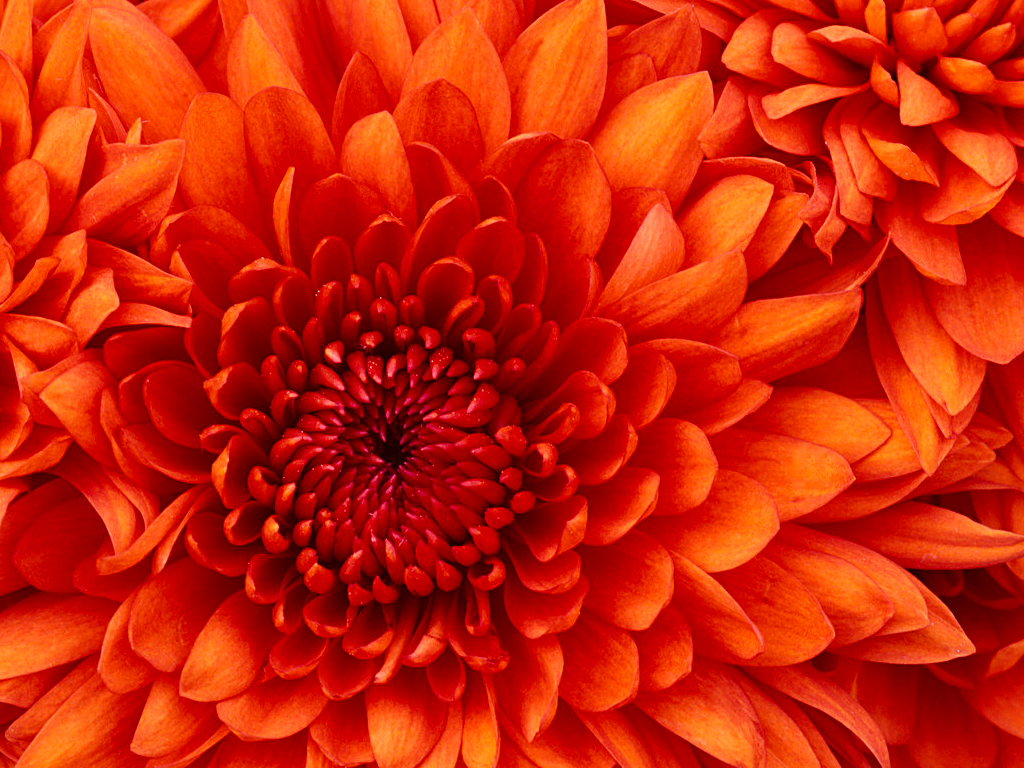
%> input picture ivp lab/iivp-lab-2017/iivp-lab-2017/Lab4 Adv/Image1.jpg, 1024 x 768 px
$ octave q1.m   (GNU Octave 9; MATLAB toolbox functions it lacks are replaced by stand-ins)
%> lines starting %> are read from the running program, lines starting %| are printed output that depends on the picture
clear;
img1 = imread('Image1.jpg');
%> img1 is the input picture: size 768x1024x3 uint8; mean R, G, B 203.1, 35.5, 9.2
img2 = imread('Image2.jpg');
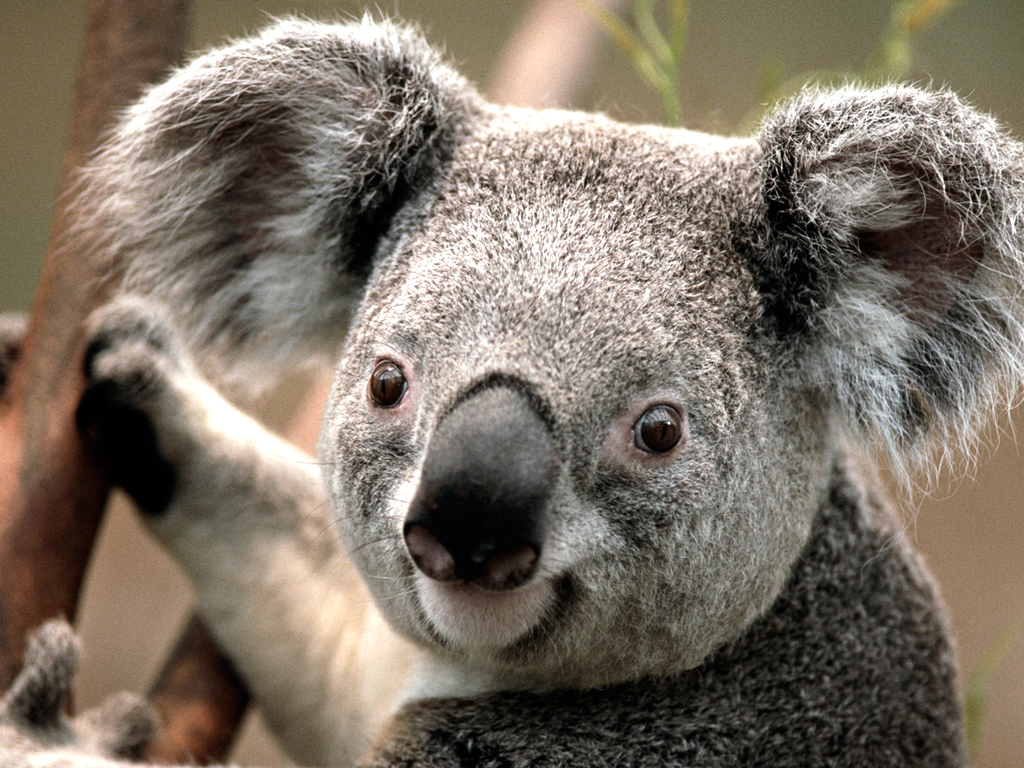
%> input picture ivp lab/iivp-lab-2017/iivp-lab-2017/Lab4 Adv/Image2.jpg, 1024 x 768 px
%> img2 is the input picture: size 768x1024x3 uint8; mean R, G, B 125.4, 114.7, 102
[m n] = size(img1(:,:,1));
%> m = 768; n = 1024
imresize(img2, [m, n]);
min = 99999999;
max = -99999999;
w1 = 0.5;
w2 = 0.5;
for p = 1 : m
    for q = 1 : n
        I(p, q) = w1*img1(p,q)+ w2*img2(p,q);
        if I(p,q) > max
            max = I(p,q);
        end
        if I(p,q) < min
            min = I(p,q);
        end
    end
end
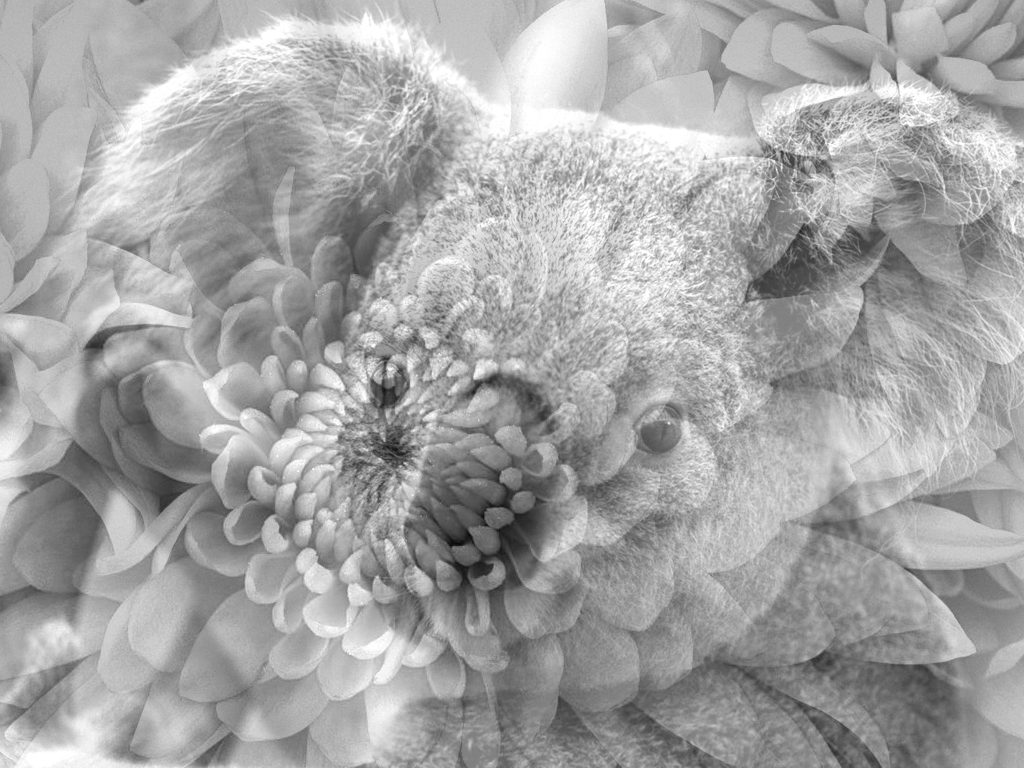
%> I: size 768x1024 uint8; min 9, max 255, mean 164.8
%> after the loop, max = 255; min = 9

hold on;
subplot(2,2,1), subimage(img1), title('First Image');
subplot(2,2,2), subimage(img2), title('Second Image');
subplot(2,2,3), subimage(I), title('Equally-weighted sum');

max
%> max = 255
min
%> min = 9
